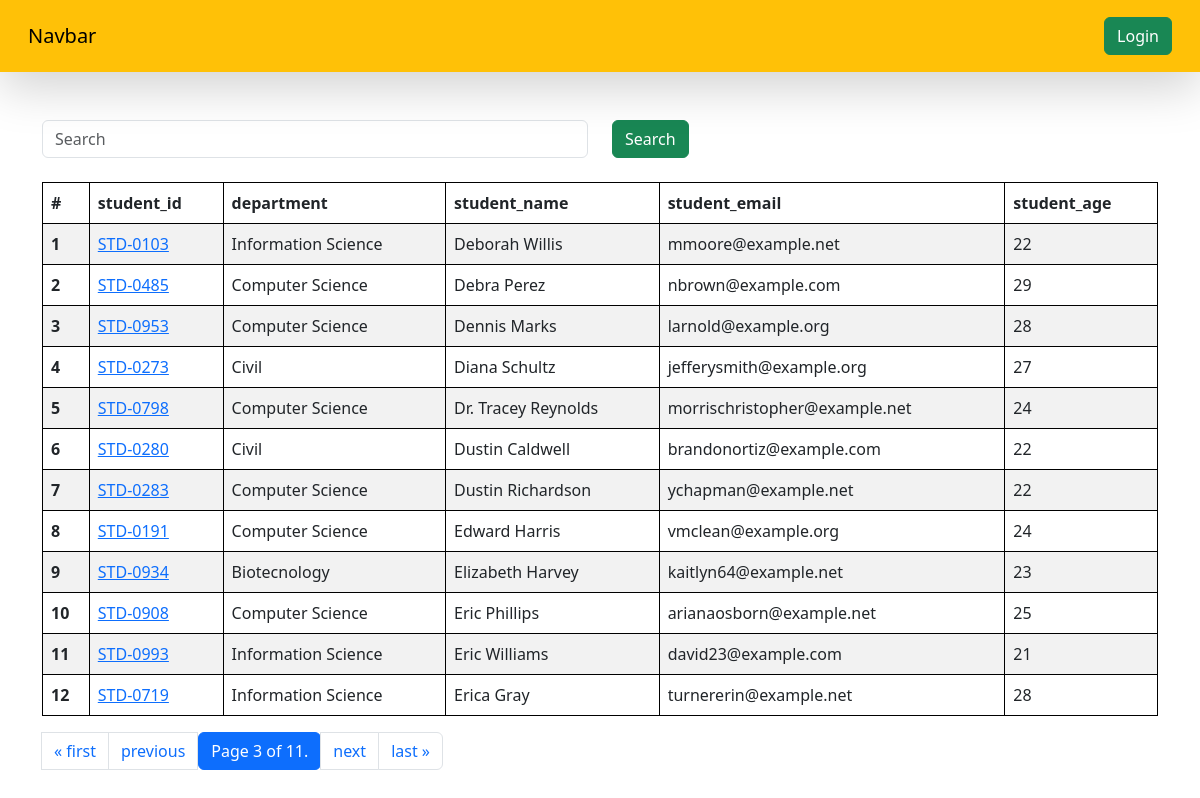
Screenshot of /students/?page=3 with the database file from the repository.
### vege/models.py (models this page shows, shortened)
class Student(models.Model):
    department = models.ForeignKey(Department ,related_name="depart",on_delete=models.CASCADE)
    student_id = models.OneToOneField(StudentID,related_name="studentid",on_delete=models.CASCADE)
    student_name = models.CharField(max_length=100)
    student_email = models.EmailField(unique=True)
    student_age =models.IntegerField(default=18)
    student_address = models.TextField()
    class Meta:
        ordering = ['student_name']
        verbose_name = 'student'

class StudentID(models.Model):
    student_id = models.CharField(max_length=100)
    def __str__(self) -> str:
        return self.student_id

class Department(models.Model):
    department = models.CharField(max_length=100)
    class Meta:
        ordering = ['department']

### vege/views.py (the view, shortened to what this page needs)
# urls.py: path('students/',get_students,name='get_students'),
def get_students(request):
    queryset = Student.objects.all()
    ranks = Student.objects.annotate(marks= Sum('studentmarks__marks')).order_by('-marks','-student_age')
    for rank in ranks:
        print(rank.marks)
    paginator = Paginator(queryset, 12)  # Show 25 contacts per page.
    page_number = request.GET.get("page",1)
    page_obj = paginator.get_page(page_number)
    print(page_obj)
    return render(request,'report/students.html',{'queryset':page_obj})

### vege/templates/report/students.html (shortened to what this page needs)
{% extends "base.html" %}
{% block content %}
<div class="container mt-5">
    <form class="mb-4">
      <div class="row">
        <div class="col-md-6">
          <input name="search" placeholder="Search" class="form-control">
        </div>
        <div class="col-md-6">
          <button class="btn btn-success">Search</button>
        </div>
      </div>
    </form>
    <table class="table table-striped">
        <thead>
          <tr>
            <th scope="col">#</th>
            <th scope="col">student_id</th>
            <th scope="col">department</th>
            <th scope="col">student_name</th>
            <th scope="col">student_email</th>
            <th scope="col">student_age</th>
          </tr>
        </thead>
        <tbody>
            {% for student in queryset %}
          <tr>
            <th scope="row">{{forloop.counter}}</th>
            <td><a href="{% url 'see_marks' student.student_id %}">{{student.student_id}}</a>
                  </td>
            <td>{{student.department.department}}</td>
            <td>{{student.student_name}}</td>
            <td>{{student.student_email}}</td>
            <td>{{student.student_age}}</td>
          </tr>
          {% endfor %}
        </tbody>
      </table>
      <div class="pagination">
            {% if queryset.has_previous %}
            <li class="page-item"><a class="page-link" href="?page=1">&laquo; first</a></li>
            <li class="page-item"><a class="page-link" href="?page={{ queryset.previous_page_number }}">previous</a></li>
              {% endif %}
          <button class="btn btn-primary">
            <span class="current">
                Page {{ queryset.number }} of {{ queryset.paginator.num_pages }}.
            </span>
          </button>
            {% if queryset.has_next %}
            <li class="page-item"><a class="page-link" href="?page={{ queryset.next_page_number }}">next</a></li>
            <li class="page-item"><a class="page-link" href="?page={{ queryset.paginator.num_pages }}">last &raquo;</a></li>
            {% endif %}
    </div>
</div>
{% endblock %}

### firstapp/templates/base.html (style rules this page uses)
table, th, td { border:1px solid black; }

### rows the page displays
Student: student_id "STD-0103", department.department "Information Science", student_name "Deborah Willis", student_email "mmoore@example.net", student_age "22"
Student: student_id "STD-0485", department.department "Computer Science", student_name "Debra Perez", student_email "nbrown@example.com", student_age "29"
Student: student_id "STD-0953", department.department "Computer Science", student_name "Dennis Marks", student_email "larnold@example.org", student_age "28"
Student: student_id "STD-0273", department.department "Civil", student_name "Diana Schultz", student_email "jefferysmith@example.org", student_age "27"
Student: student_id "STD-0798", department.department "Computer Science", student_name "Dr. Tracey Reynolds", student_email "morrischristopher@example.net", student_age "24"
Student: student_id "STD-0280", department.department "Civil", student_name "Dustin Caldwell", student_email "brandonortiz@example.com", student_age "22"
Student: student_id "STD-0283", department.department "Computer Science", student_name "Dustin Richardson", student_email "ychapman@example.net", student_age "22"
Student: student_id "STD-0191", department.department "Computer Science", student_name "Edward Harris", student_email "vmclean@example.org", student_age "24"
Student: student_id "STD-0934", department.department "Biotecnology", student_name "Elizabeth Harvey", student_email "kaitlyn64@example.net", student_age "23"
Student: student_id "STD-0908", department.department "Computer Science", student_name "Eric Phillips", student_email "arianaosborn@example.net", student_age "25"
Student: student_id "STD-0993", department.department "Information Science", student_name "Eric Williams", student_email "david23@example.com", student_age "21"
Student: student_id "STD-0719", department.department "Information Science", student_name "Erica Gray", student_email "turnererin@example.net", student_age "28"

### other values shown
{{ queryset.number }} "3"
{{ queryset.paginator.num_pages }} "11"
